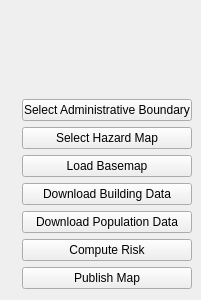
<?xml version="1.0" encoding="UTF-8"?>
<ui version="4.0">
 <class>EmergencyMapperDockWidgetBase</class>
 <widget class="QDockWidget" name="EmergencyMapperDockWidgetBase">
  <property name="geometry">
   <rect>
    <x>0</x>
    <y>0</y>
    <width>201</width>
    <height>300</height>
   </rect>
  </property>
  <property name="sizePolicy">
   <sizepolicy hsizetype="Fixed" vsizetype="Fixed">
    <horstretch>0</horstretch>
    <verstretch>0</verstretch>
   </sizepolicy>
  </property>
  <property name="minimumSize">
   <size>
    <width>201</width>
    <height>300</height>
   </size>
  </property>
  <property name="maximumSize">
   <size>
    <width>201</width>
    <height>300</height>
   </size>
  </property>
  <property name="windowTitle">
   <string>Emergency Mapper</string>
  </property>
  <widget class="QWidget" name="dockWidgetContents">
   <layout class="QGridLayout" name="gridLayout">
    <item row="1" column="0">
     <layout class="QGridLayout" name="gridLayout_2">
      <property name="sizeConstraint">
       <enum>QLayout::SetFixedSize</enum>
      </property>
      <item row="2" column="0">
       <widget class="QLabel" name="label_3">
        <property name="maximumSize">
         <size>
          <width>18</width>
          <height>18</height>
         </size>
        </property>
        <property name="text">
         <string/>
        </property>
        <property name="pixmap">
         <pixmap resource="resources.qrc">:/plugins/Emergency_Mapper/resources/images/test.png</pixmap>
        </property>
        <property name="scaledContents">
         <bool>true</bool>
        </property>
       </widget>
      </item>
      <item row="0" column="0">
       <widget class="QLabel" name="label">
        <property name="maximumSize">
         <size>
          <width>18</width>
          <height>18</height>
         </size>
        </property>
        <property name="text">
         <string/>
        </property>
        <property name="pixmap">
         <pixmap resource="resources.qrc">:/plugins/Emergency_Mapper/resources/images/test.png</pixmap>
        </property>
        <property name="scaledContents">
         <bool>true</bool>
        </property>
       </widget>
      </item>
      <item row="3" column="0">
       <widget class="QLabel" name="label_4">
        <property name="maximumSize">
         <size>
          <width>18</width>
          <height>18</height>
         </size>
        </property>
        <property name="text">
         <string/>
        </property>
        <property name="pixmap">
         <pixmap resource="resources.qrc">:/plugins/Emergency_Mapper/resources/images/test.png</pixmap>
        </property>
        <property name="scaledContents">
         <bool>true</bool>
        </property>
       </widget>
      </item>
      <item row="1" column="0">
       <widget class="QLabel" name="label_2">
        <property name="maximumSize">
         <size>
          <width>18</width>
          <height>18</height>
         </size>
        </property>
        <property name="text">
         <string/>
        </property>
        <property name="pixmap">
         <pixmap resource="resources.qrc">:/plugins/Emergency_Mapper/resources/images/test.png</pixmap>
        </property>
        <property name="scaledContents">
         <bool>true</bool>
        </property>
       </widget>
      </item>
      <item row="4" column="0">
       <widget class="QLabel" name="label_5">
        <property name="maximumSize">
         <size>
          <width>18</width>
          <height>18</height>
         </size>
        </property>
        <property name="text">
         <string/>
        </property>
        <property name="pixmap">
         <pixmap resource="resources.qrc">:/plugins/Emergency_Mapper/resources/images/test.png</pixmap>
        </property>
        <property name="scaledContents">
         <bool>true</bool>
        </property>
       </widget>
      </item>
      <item row="6" column="1">
       <widget class="QPushButton" name="publishMap">
        <property name="text">
         <string>Publish Map</string>
        </property>
       </widget>
      </item>
      <item row="0" column="1">
       <widget class="QPushButton" name="selectAdmin">
        <property name="text">
         <string>Select Administrative Boundary</string>
        </property>
       </widget>
      </item>
      <item row="5" column="1">
       <widget class="QPushButton" name="computeRisk">
        <property name="text">
         <string>Compute Risk</string>
        </property>
       </widget>
      </item>
      <item row="4" column="1">
       <widget class="QPushButton" name="selectPop">
        <property name="text">
         <string>Download Population Data</string>
        </property>
       </widget>
      </item>
      <item row="1" column="1">
       <widget class="QPushButton" name="selectHazard">
        <property name="text">
         <string>Select Hazard Map</string>
        </property>
       </widget>
      </item>
      <item row="2" column="1">
       <widget class="QPushButton" name="loadBasemap">
        <property name="text">
         <string>Load Basemap</string>
        </property>
       </widget>
      </item>
      <item row="3" column="1">
       <widget class="QPushButton" name="selectBuilding">
        <property name="text">
         <string>Download Building Data</string>
        </property>
       </widget>
      </item>
      <item row="5" column="0">
       <widget class="QLabel" name="label_6">
        <property name="maximumSize">
         <size>
          <width>18</width>
          <height>18</height>
         </size>
        </property>
        <property name="text">
         <string/>
        </property>
        <property name="pixmap">
         <pixmap resource="resources.qrc">:/plugins/Emergency_Mapper/resources/images/test.png</pixmap>
        </property>
        <property name="scaledContents">
         <bool>true</bool>
        </property>
       </widget>
      </item>
      <item row="6" column="0">
       <widget class="QLabel" name="label_7">
        <property name="maximumSize">
         <size>
          <width>18</width>
          <height>18</height>
         </size>
        </property>
        <property name="text">
         <string/>
        </property>
        <property name="pixmap">
         <pixmap resource="resources.qrc">:/plugins/Emergency_Mapper/resources/images/test.png</pixmap>
        </property>
        <property name="scaledContents">
         <bool>true</bool>
        </property>
       </widget>
      </item>
     </layout>
    </item>
    <item row="0" column="0">
     <widget class="QLabel" name="label_8">
      <property name="maximumSize">
       <size>
        <width>210</width>
        <height>80</height>
       </size>
      </property>
      <property name="text">
       <string/>
      </property>
      <property name="pixmap">
       <pixmap resource="resources.qrc">:/plugins/Emergency_Mapper/resources/images/head.png</pixmap>
      </property>
      <property name="scaledContents">
       <bool>true</bool>
      </property>
     </widget>
    </item>
   </layout>
  </widget>
 </widget>
 <resources>
  
 </resources>
 <connections/>
</ui>
